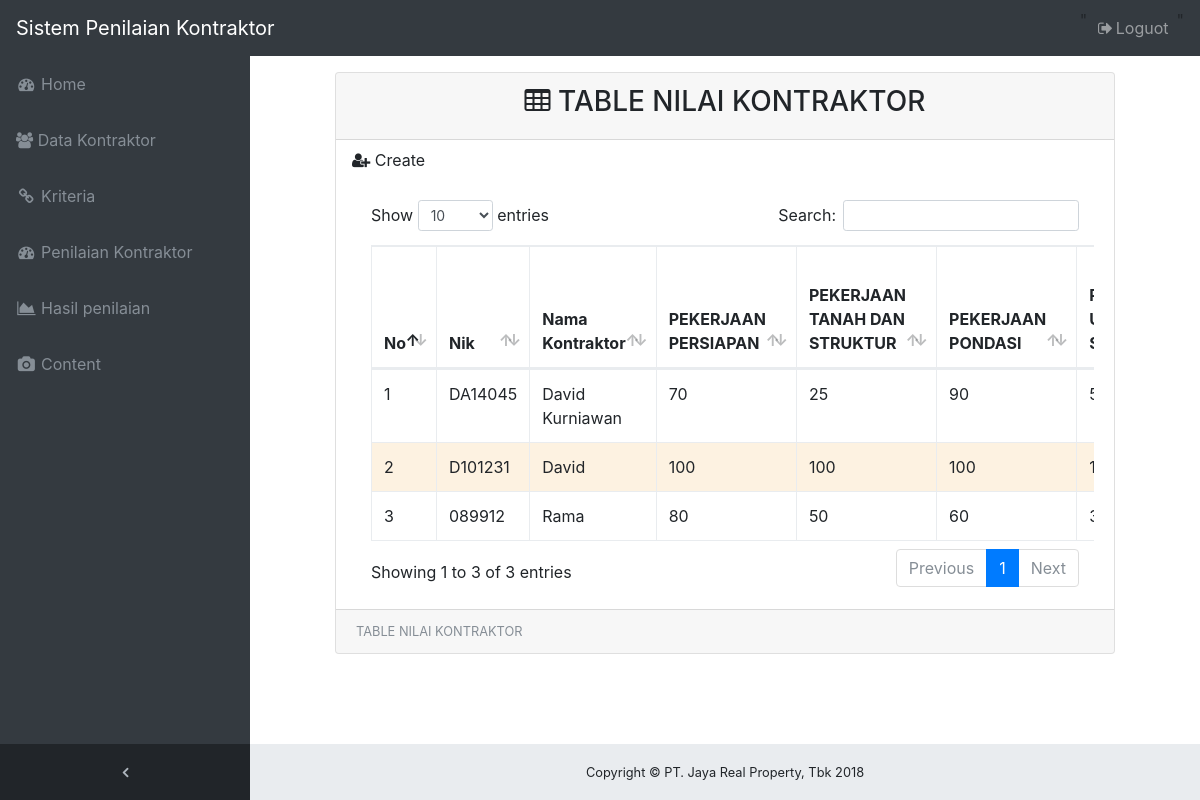
Page /home-admin.php?m=content&p=nilai-admin (signed in) on the committed database.
### tables this page shows
CREATE TABLE `kriteria` (
  `id_kriteria` int(11) NOT NULL,
  `nama_kriteria` varchar(40) NOT NULL,
  `type_kriteria` varchar(20) NOT NULL,
  `bobot` float NOT NULL
);

CREATE TABLE `normalisasi` (
  `id_normalisasi` int(11) NOT NULL,
  `id_kontraktor` varchar(250) NOT NULL,
  `nilai1` double NOT NULL,
  `nilai2` double NOT NULL,
  `nilai3` double NOT NULL,
  `nilai4` double NOT NULL,
  `nilai5` double NOT NULL,
  `nilai6` double NOT NULL,
  `nilai7` double NOT NULL,
  `nilai8` double NOT NULL,
  `nilai9` double NOT NULL,
  `nilai10` double NOT NULL,
  `nilai11` double NOT NULL,
  `nilai12` double NOT NULL,
  `nilai13` double NOT NULL,
  `nilai14` double NOT NULL,
  `nilai15` double NOT NULL,
  `nilai16` double NOT NULL,
  `nilai17` double NOT NULL,
  `nilai18` double NOT NULL,
  `nilai19` double NOT NULL,
  `nilai20` double NOT NULL,
  `nilai21` double NOT NULL
);

CREATE TABLE `tbl_kontraktor` (
  `id_kontraktor` int(11) NOT NULL,
  `nik` varchar(250) NOT NULL,
  `nama` varchar(250) NOT NULL,
  `jabatan` varchar(250) NOT NULL,
  `tanggal` date NOT NULL
);

### content/nilai-admin.php (the view, shortened to what this page needs)
<?php
  function getNama($id){
    $q =mysql_query("SELECT * From tbl_kontraktor where nik= '$id' order by nik asc");
    $d = mysql_fetch_array($q);
    return $d['nama'];
  }
  ?>
<div class="card mb-3 table-matrik">
        <div class="card-header" style="text-align: center;"><h3>
          <i class="fa fa-table"></i> TABLE NILAI KONTRAKTOR </h3> </div>
           <a class="nav-link" data-toggle="modal" data-target="#exampleModal">
            <i class="fa fa-user-plus" aria-hidden="true"></i> Create</a>
        <div class="card-body">
          <div class="table-responsive">
            <table class="table table-bordered" id="dataTable" width="100%" cellspacing="0">
              <thead>
                <tr>
                  <th>No</th>
                  <th>Nik</th>
                  <th>Nama Kontraktor</th>
 <?php
  $lihatmember = mysql_query("select * from kriteria");
   while($member = mysql_fetch_array($lihatmember)){
    echo "<th>".$member['nama_kriteria']."</th>";
   }
  ?>
                </tr>
              </thead>
              <tbody>
<?php
  $baris=1;
  $lihatmember = mysql_query("select * from normalisasi");
   while($member = mysql_fetch_array($lihatmember))
   {
     $warna= ($baris% 2 == 1) ? "#FFFFFF" : "#FDF2E1";
   ?>
   <?php
    echo "<tr bgcolor=\"".$warna."\">";
  ?>
    <td><?php echo $baris;?></td>
    <td><?php echo $member['id_kontraktor'];?></td>
    <td><?php echo getNama($member['id_kontraktor']);?></td>
    <td><?php echo $member['nilai1'];?></td>
    <td><?php echo $member['nilai2'];?></td>
    <td><?php echo $member['nilai3'];?></td>
    <td><?php echo $member['nilai4'];?></td>
  </tr>
   <?php
   $baris++;
   }
  ?>
              </tbody>
            </table>
          </div>
        </div>
        <div class="card-footer small text-muted">TABLE NILAI KONTRAKTOR</div>
      </div>

### css/sb-admin.css (style rules this page uses)
html { position: relative; min-height: 100%; }
body { overflow-x: hidden; }
body.sticky-footer { margin-bottom: 56px; }
body.fixed-nav { padding-top: 56px; }
.table-matrik { margin: 0px 70px 0px 70px; }
.nav-link { cursor: pointer; }

### rows in the picture
kriteria: nama_kriteria "PEKERJAAN PERSIAPAN"
kriteria: nama_kriteria "PEKERJAAN TANAH DAN STRUKTUR"
kriteria: nama_kriteria "PEKERJAAN PONDASI"
normalisasi: id_kontraktor "DA14045", id_kontraktor.nama "David Kurniawan", nilai1 "70", nilai2 "25", nilai3 "90"
normalisasi: id_kontraktor "D101231", id_kontraktor.nama "David", nilai1 "100", nilai2 "100", nilai3 "100"
normalisasi: id_kontraktor "089912", id_kontraktor.nama "Rama", nilai1 "80", nilai2 "50", nilai3 "60"
